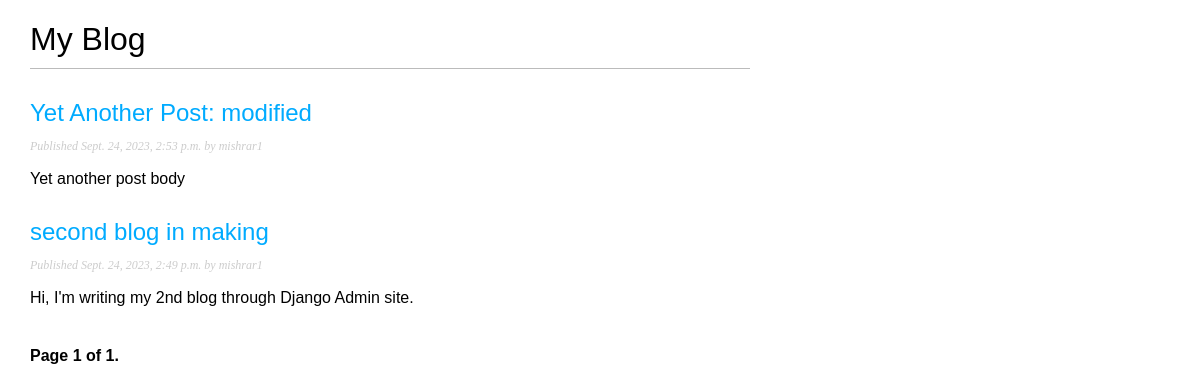
Page /blog/ on the earlier database version.
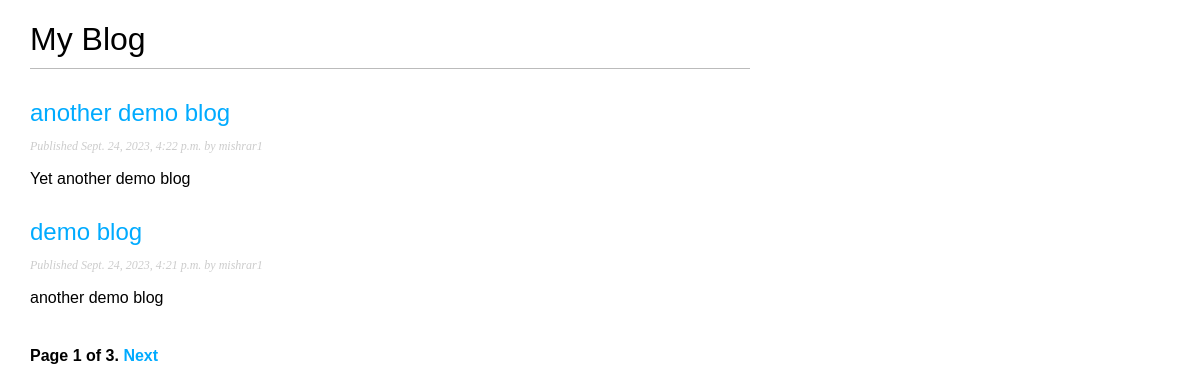
Same page on the later database version.
### blog/models.py (models this page shows, shortened)
class Post(models.Model):
    class Status(models.TextChoices):
        DRAFT = "draft", "Draft"
        PUBLISHED = "published", "Published"
    title = models.CharField(max_length=250)
    slug = models.SlugField(max_length=250, unique_for_date="published")
    body = models.TextField()
    created = models.DateTimeField(auto_now_add=True)
    published = models.DateTimeField(default=timezone.now)
    updated = models.DateTimeField(auto_now=True)
    status = models.CharField(
        max_length=10, choices=Status.choices, default=Status.DRAFT
    )
    author = models.ForeignKey(
        User, on_delete=models.CASCADE, related_name="blog_posts"
    )
    objects = models.Manager()
    published_manager = PublishedManager()
    class Meta:
        ordering = ["-published"]
        indexes = [
            models.Index(fields=["-published"], name="published_idx"),
        ]
    def get_absolute_url(self):
        return reverse(
            "blog:post_detail",
            args=[
                self.published.year,
                self.published.month,
                self.published.day,
                self.slug,
            ],
        )

### blog/views.py (the view)
# urls.py: path("", views.PostListView.as_view(), name="blog_list"),
class PostListView(ListView):
    queryset = Post.published_manager.all()
    context_object_name = "posts"
    paginate_by = 2
    template_name = "blog/post/list.html"

### templates/blog/post/list.html (shortened to what this page needs)
{% extends "blog/base.html" %}
{% block content %}
<h1>My Blog</h1>
{% for post in posts %}
<h2>
   <a href="{{ post.get_absolute_url }}">
       {{ post.title }} </a>
</h2>
<p class="date">
    Published {{ post.published }} by {{ post.author }}
</p>
{{ post.body | truncatewords:30 | linebreaks }}
{% endfor %}
{% include "blog/pagination.html" with page=page_obj %}
{% endblock %}

Differences in the rows shown:
no longer on this page (row unchanged): Post: title "Yet Another Post: modified", published "Sept. 24, 2023, 2:53 p.m.", author "mishrar1", body "Yet another post body"
no longer on this page (row unchanged): Post: title "second blog in making", published "Sept. 24, 2023, 2:49 p.m.", author "mishrar1", body "Hi, I'm writing my 2nd blog through Django Admin site."
added Post: title "another demo blog", published "Sept. 24, 2023, 4:22 p.m.", author "mishrar1", body "Yet another demo blog"
added Post: title "demo blog", published "Sept. 24, 2023, 4:21 p.m.", author "mishrar1", body "another demo blog"
Other differences:
{{ page.paginator.num_pages }}: "1" → "3"
text now shown: "Next"
